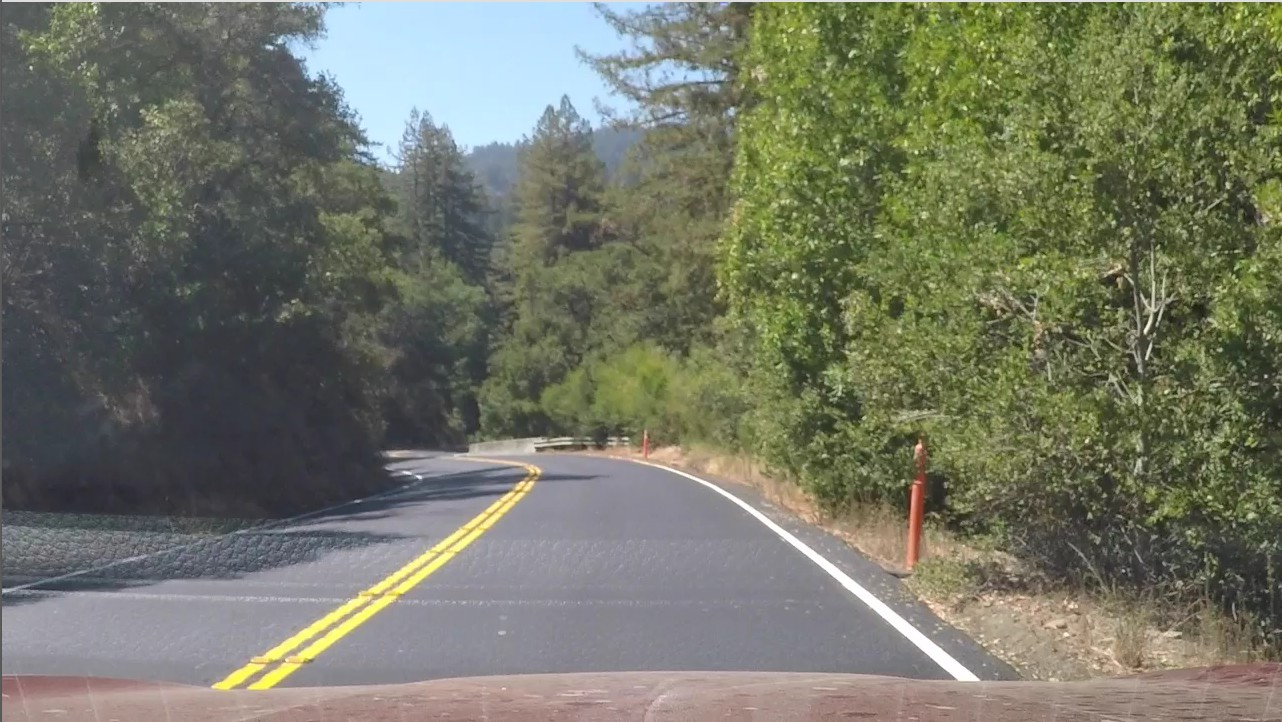
#> input picture test1.jpg, 1282 x 722 px
$ python -i process.py   (imports and definitions only)   (older library calls are emulated)
#> lines starting #> are read from the running program, lines starting #| are printed output that depends on the picture
import cv2
import numpy as np
from collections import deque
import matplotlib.pyplot as plt

# [42 lines left out: functions calibrate, undist, abs_sobel_thresh, not called in this run]

def mag_threshold(img, kernel=3, thresh=(30, 100), channel='gray'):
    '''
    magnitude of gradient
    '''
#> called with kernel = 3, thresh = (30, 100), channel = 'gray'
    assert(len(thresh) == 2)
    thresh_min, thresh_max = thresh

    if channel == 'gray':
        mono = cv2.cvtColor(img, cv2.COLOR_RGB2GRAY)
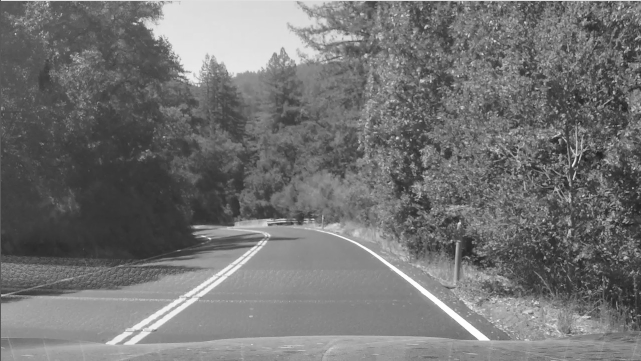
#> mono: shape (722, 1282) (shown at 1/2 size); min 22, max 255, mean 115.5
    elif channel == 'l':
        hls = cv2.cvtColor(img, cv2.COLOR_RGB2HLS)
        mono = hls[:,:,1]
    elif channel == 'b':
        lab = cv2.cvtColor(img, cv2.COLOR_RGB2LAB)
        mono = lab[:,:,2]
    else:
        hls = cv2.cvtColor(img, cv2.COLOR_RGB2HLS)
        mono = hls[:,:,2]

    sobel_x = cv2.Sobel(mono, cv2.CV_64F, 1, 0, ksize=kernel)
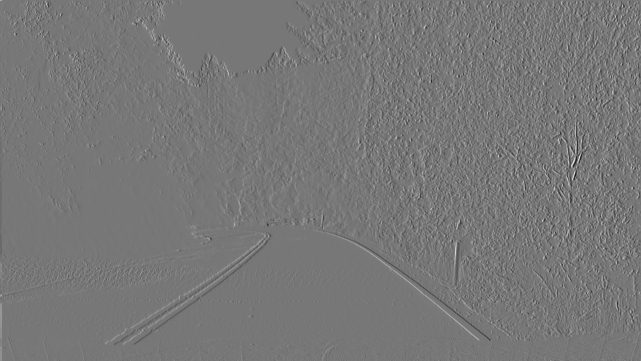
#> sobel_x: shape (722, 1282) float64 (shown at 1/2 size); min -589, max 667, mean 0; drawn with min black and max white
    sobel_y = cv2.Sobel(mono, cv2.CV_64F, 0, 1, ksize=kernel)
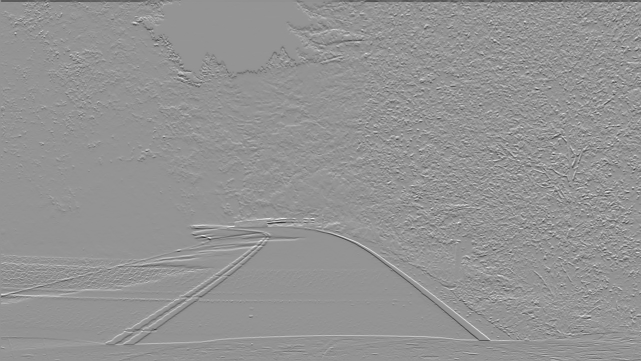
#> sobel_y: shape (722, 1282) float64 (shown at 1/2 size); min -689, max 498, mean -0.9; drawn with min black and max white
    mag = np.sqrt(sobel_x**2 + sobel_y ** 2)

    scaled = (mag / np.max(mag) * 255).astype(np.uint8)

    binary_output = np.zeros_like(scaled)
    binary_output[(scaled > thresh_min) & (scaled < thresh_max)] = 1
    return binary_output

# [443 lines left out: functions dir_threshold, hls_select, lab_select, thresholding, perspective_transform, scan_find_lane and 6 more, not called in this run]

# Define a class to receive the characteristics of each line detection
class Line():
    # [63 lines left out: functions __init__, mask, update, not called in this run]

    def sanity_check(self, x_fitted):
        return np.max(np.abs(self.current_x_fitted - x_fitted)) < 100

>>> import cv2
>>> picture = cv2.cvtColor(cv2.imread('../test1.jpg'), cv2.COLOR_BGR2RGB)
>>> result = mag_threshold(picture)
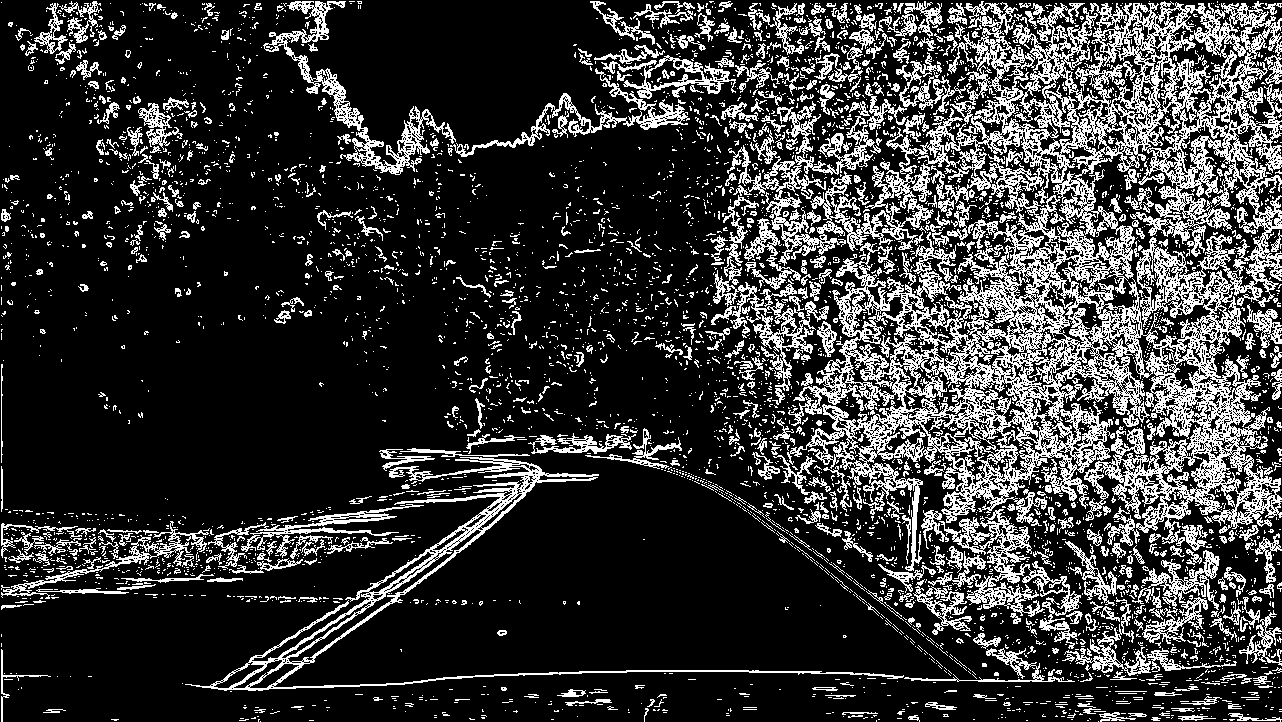
#> result: shape (722, 1282); values 0 (black) and 1 (white), 21.4% white in thin lines or dots

$ run again, on test3.jpg
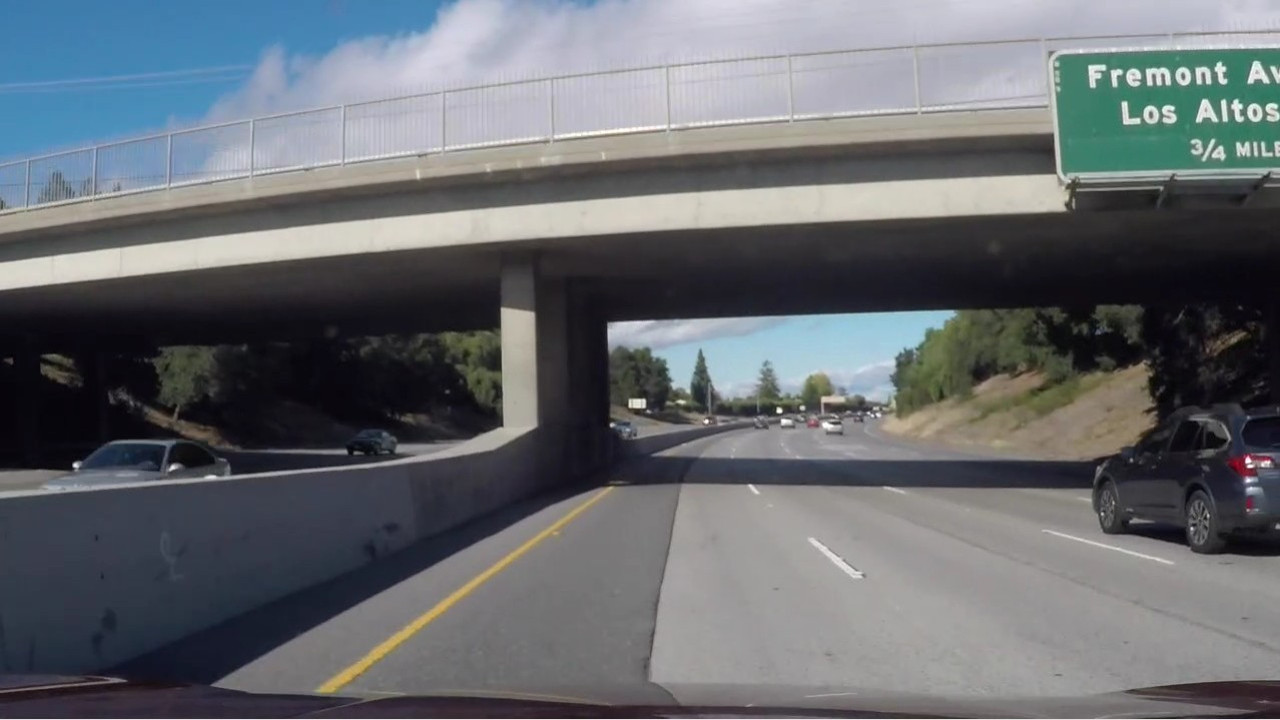
#> input picture test3.jpg, 1280 x 720 px
#> in mag_threshold, `sobel_y = cv2.Sobel(mono, cv2.CV_64F, 0, 1, ksize=kernel)`:
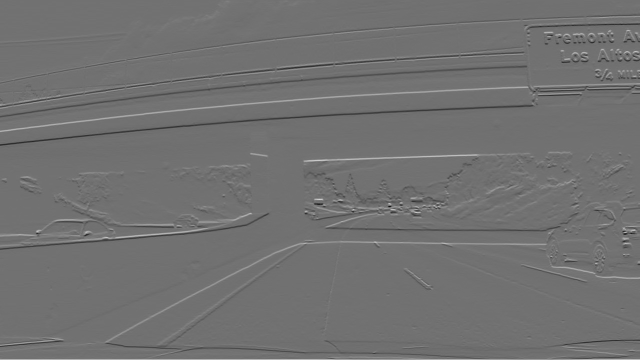
#> sobel_y: shape (720, 1280) float64 (shown at 1/2 size); min -633, max 789, mean -0.3; drawn with min black and max white
#> `result = mag_threshold(picture)`:
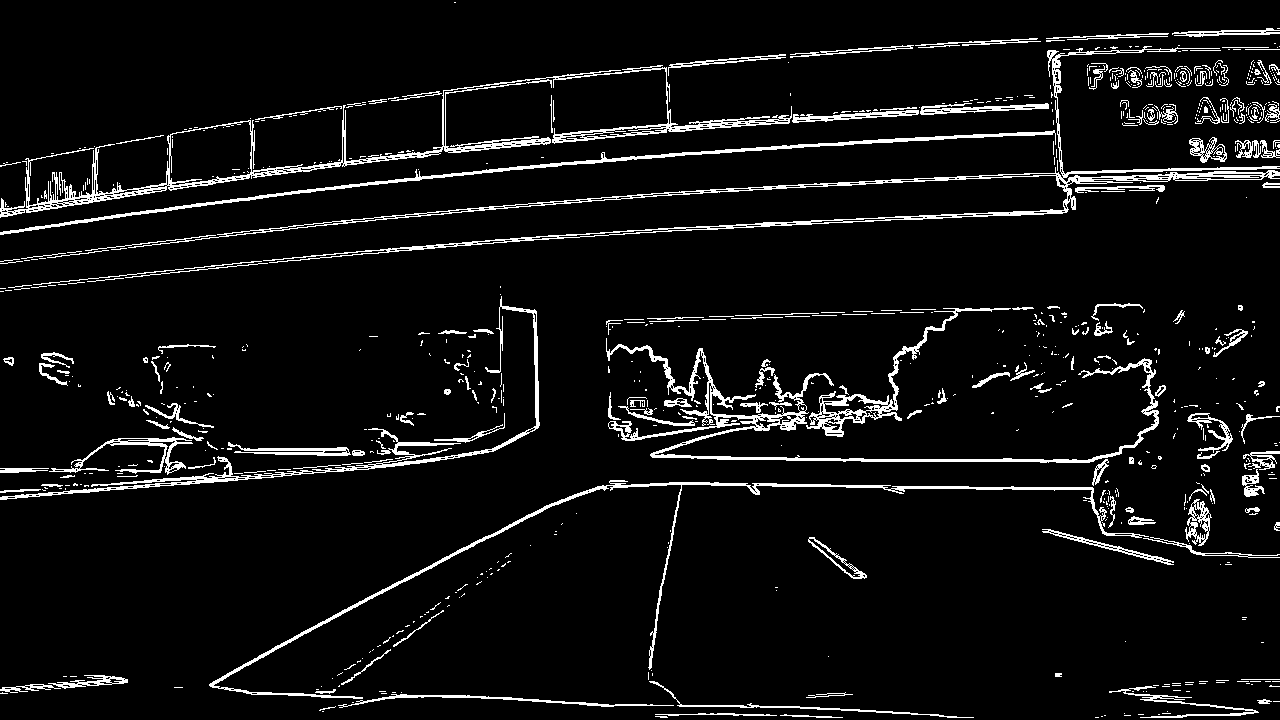
#> result: shape (720, 1280); values 0 (black) and 1 (white), 6.3% white in thin lines or dots

$ run again, on test4.jpg
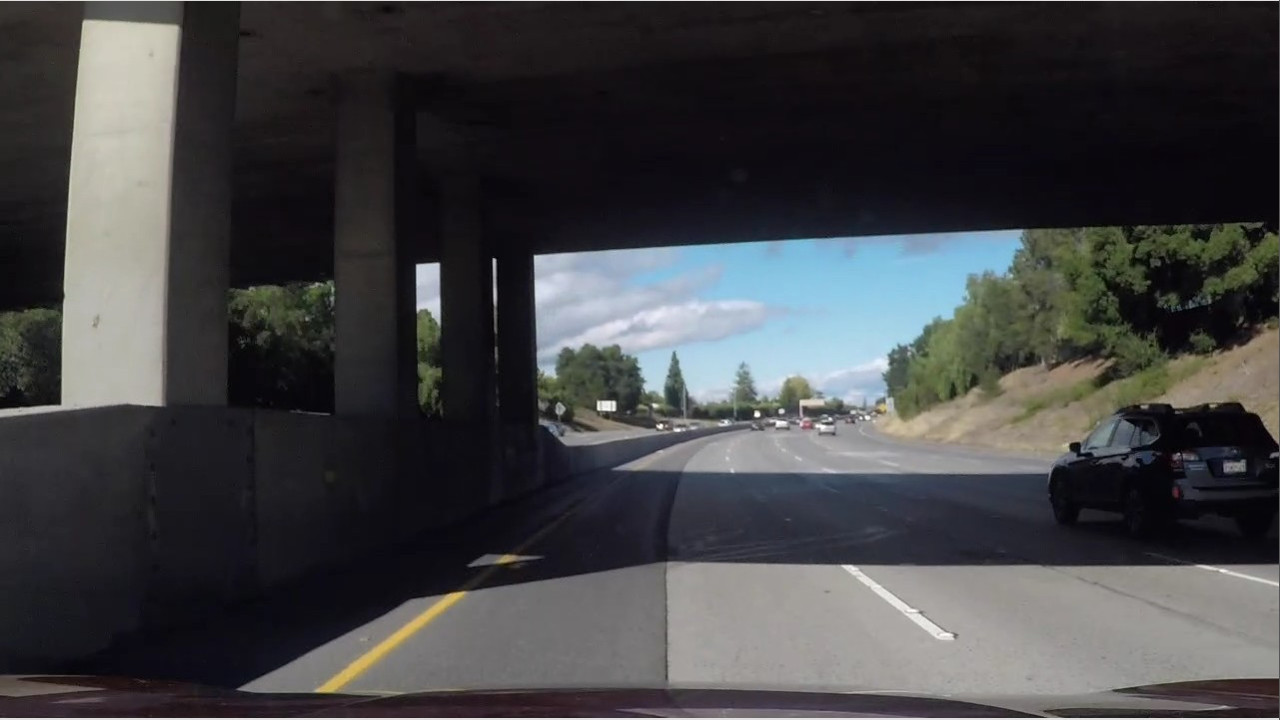
#> input picture test4.jpg, 1280 x 720 px
#> in mag_threshold, `sobel_y = cv2.Sobel(mono, cv2.CV_64F, 0, 1, ksize=kernel)`:
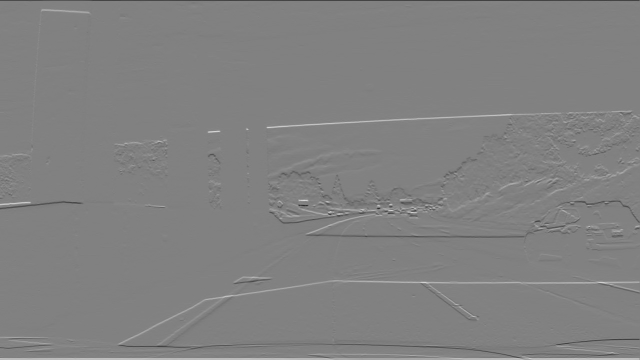
#> sobel_y: shape (720, 1280) float64 (shown at 1/2 size); min -830, max 807, mean 1; drawn with min black and max white
#> `result = mag_threshold(picture)`:
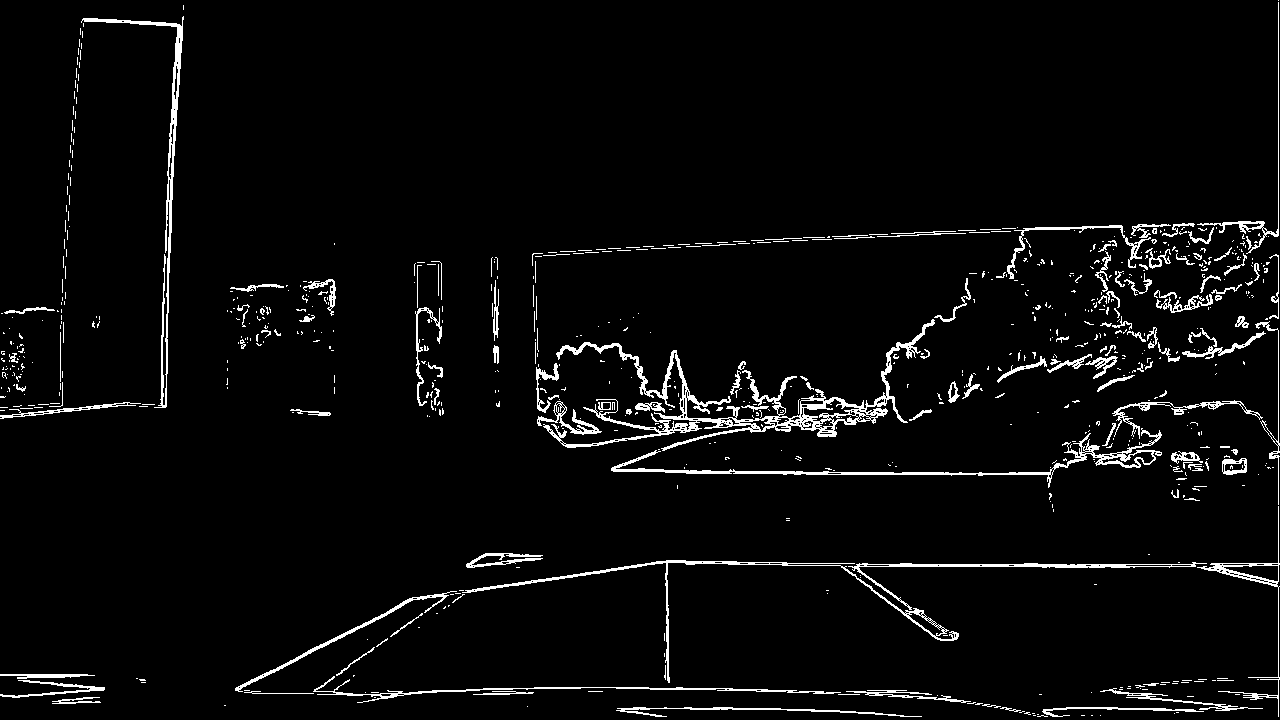
#> result: shape (720, 1280); values 0 (black) and 1 (white), 3.9% white in thin lines or dots
